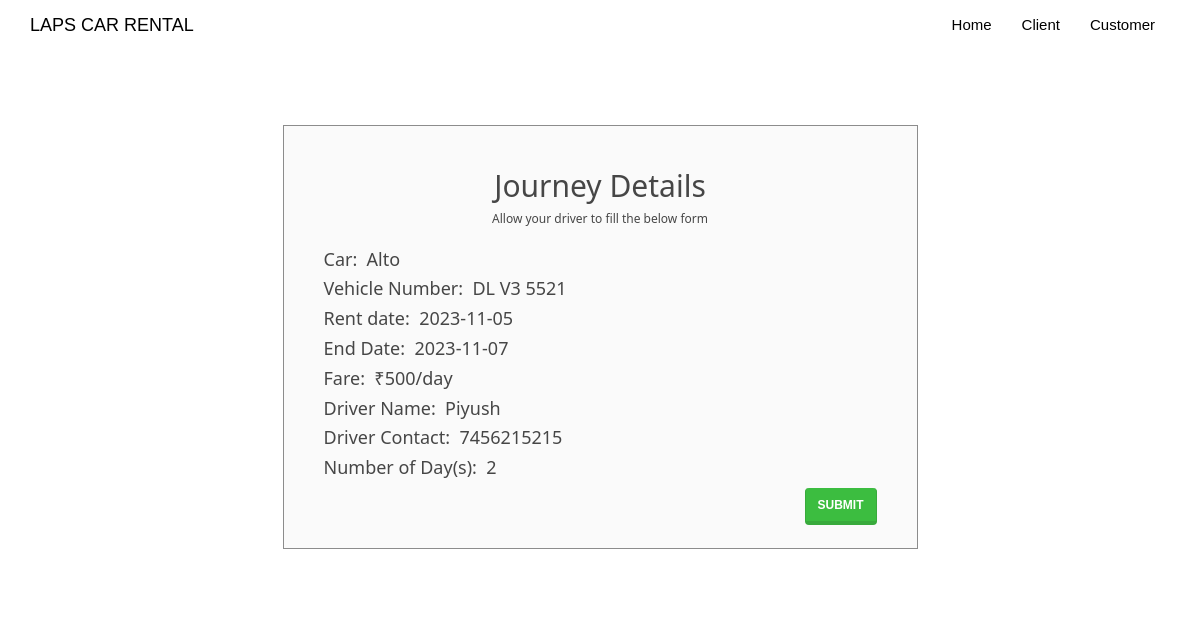
Screenshot of /returncar.php?id=574681282 with the database file from the repository.
### tables this page shows
CREATE TABLE `reservation` (
  `id` int(100) NOT NULL,
  `customer_username` varchar(50) NOT NULL,
  `car_id` int(20) NOT NULL,
  `driver_id` int(20) NOT NULL,
  `rent_start_date` date NOT NULL,
  `rent_end_date` date NOT NULL,
  `car_return_date` date DEFAULT NULL,
  `fare` double NOT NULL,
  `charge_type` varchar(25) NOT NULL DEFAULT 'days',
  `distance` double DEFAULT NULL,
  `no_of_days` int(50) DEFAULT NULL,
  `total_amount` double DEFAULT NULL,
  `return_status` varchar(10) NOT NULL
);

CREATE TABLE `cars` (
  `car_id` int(20) NOT NULL,
  `car_name` varchar(50) NOT NULL,
  `car_nameplate` varchar(50) NOT NULL,
  `car_img` varchar(50) DEFAULT 'NA',
  `price` float NOT NULL,
  `price_per_day` float NOT NULL,
  `car_availability` varchar(10) NOT NULL
);

CREATE TABLE `driver` (
  `driver_id` int(20) NOT NULL,
  `driver_name` varchar(50) NOT NULL,
  `dl_number` varchar(10) NOT NULL,
  `driver_phone` varchar(10) NOT NULL,
  `driver_address` varchar(50) NOT NULL,
  `emp_username` varchar(50) NOT NULL,
  `driver_availability` varchar(10) NOT NULL
);

### returncar.php (the view, shortened to what this page needs)
<!DOCTYPE html>
<html>
<?php
$conn = Connect();
?>
<head>
<link rel="stylesheet" href="assets/bootstrap/css/bootstrap.min.css">
<link rel="stylesheet" href="assets/fonts/font-awesome.min.css">
    <link rel="stylesheet" href="assets/w3css/w3.css">
<link rel="stylesheet" type="text/css" href="assets/css/customerlogin.css">
<link rel="stylesheet" type="text/css" media="screen" href="assets/css/clientpage.css" />
</head>
<body id="page-top" data-spy="scroll" data-target=".navbar-fixed-top">
    <nav class="navbar navbar-custom navbar-fixed-top" role="navigation" style="color: black">
        <div class="container">
            <div class="navbar-header">
                <a class="navbar-brand page-scroll" href="index.php">
                   LAPS CAR RENTAL </a>
            </div>
            <?php
                if(isset($_SESSION['login_client'])){
            ?>
            <div class="collapse navbar-collapse navbar-right navbar-main-collapse">
                <ul class="nav navbar-nav">
                    <li>
                        <a href="index.php">Home</a>
                    </li>
                    <li>
                        <a href="#"><span class="glyphicon glyphicon-user"></span> Welcome <?php echo $_SESSION['login_client']; ?></a>
                    </li>
                    <li>
                    <ul class="nav navbar-nav navbar-right">
            <li><a href="#" class="dropdown-toggle active" data-toggle="dropdown" role="button" aria-haspopup="true" aria-expanded="false"><span class="glyphicon glyphicon-user"></span> Control Panel <span class="caret"></span> </a>
                <ul class="dropdown-menu">
              <li> <a href="entercar.php">Add Car</a></li>
              <li> <a href="empview.php">View</a></li>
            </ul>
            </li>
          </ul>
                    </li>
                    <li>
                        <a href="logout.php"><span class="glyphicon glyphicon-log-out"></span> Logout</a>
                    </li>
                </ul>
            </div>
            <?php
            }
                else {
            ?>
            <div class="collapse navbar-collapse navbar-right navbar-main-collapse">
                <ul class="nav navbar-nav">
                    <li>
                        <a href="index.php">Home</a>
                    </li>
                    <li>
                        <a href="emplogin.php">Client</a>
                    </li>
                    <li>
                        <a href="customerlogin.php">Customer</a>
                    </li>
                </ul>
            </div>
                <?php   }
                ?>
        </div>
    </nav>
<?php
function dateDiff($start, $end) {
    $start_ts = strtotime($start);
    $end_ts = strtotime($end);
    $diff = $end_ts - $start_ts;
    return round($diff / 86400);
}
 $id = $_GET["id"];
 $sql1 = "SELECT c.car_name, c.car_nameplate, rc.rent_start_date, rc.rent_end_date, rc.fare, rc.charge_type, d.driver_name, d.driver_phone
 FROM reservation rc, cars c, driver d
 WHERE id = '$id' AND c.car_id=rc.car_id AND d.driver_id = rc.driver_id";
 $result1 = $conn->query($sql1);
 if (mysqli_num_rows($result1) > 0) {
    while($row = mysqli_fetch_assoc($result1)) {
        $car_name = $row["car_name"];
        $car_nameplate = $row["car_nameplate"];
        $driver_name = $row["driver_name"];
        $driver_phone = $row["driver_phone"];
        $rent_start_date = $row["rent_start_date"];
        $rent_end_date = $row["rent_end_date"];
        $fare = $row["fare"];
        $charge_type = $row["charge_type"];
        $no_of_days = dateDiff("$rent_start_date", "$rent_end_date");
    }
}
?>
    <div class="container" style="margin-top: 65px;" >
    <div class="col-md-7" style="float: none; margin: 0 auto;">
      <div class="form-area">
        <form role="form" action="inputbill.php?id=<?php echo $id ?>" method="POST">
        <br style="clear: both">
          <h3 style="margin-bottom: 5px; text-align: center; font-size: 30px;"> Journey Details </h3>
          <h6 style="margin-bottom: 25px; text-align: center; font-size: 12px;"> Allow your driver to fill the below form </h6>
           <h5> Car:&nbsp;  <?php echo($car_name);?></h5>
           <h5> Vehicle Number:&nbsp;  <?php echo($car_nameplate);?></h5>
           <h5> Rent date:&nbsp;  <?php echo($rent_start_date);?></h5>
           <h5> End Date:&nbsp;  <?php echo($rent_end_date);?></h5>
           <h5> Fare:&nbsp;  ₹<?php
            if($charge_type == "days"){
                    echo ($fare . "/day");
                } else {
                    echo ($fare . "/km");
                }
            ?>
            </h5>
           <h5> Driver Name:&nbsp;  <?php echo($driver_name);?></h5>
           <h5> Driver Contact:&nbsp;  <?php echo($driver_phone);?></h5>
          <?php if($charge_type == "km") { ?>
          <div class="form-group">
            <input type="text" class="form-control" id="distance_or_days" name="distance_or_days" placeholder="Enter the distance travelled (in km)" required="" autofocus>
          </div>
          <?php }  else { ?>
            <h5> Number of Day(s):&nbsp;  <?php echo($no_of_days);?></h5>
          <?php } ?>
           <input type="submit" name="submit" value="submit" class="btn btn-success pull-right">
        </form>
      </div>
    </div>
    </div>
</body>
</html>

### assets/w3css/w3.css (style rules this page uses)
*,*:before,*:after { box-sizing:inherit }
html { -ms-text-size-adjust:100%;-webkit-text-size-adjust:100% }
body { margin:0 }
article,aside,details,figcaption,figure,footer,header,main,menu,nav,section,summary { display:block }
a { background-color:transparent;-webkit-text-decoration-skip:objects }
button,input,select,textarea { font:inherit;margin:0 }
button,input { overflow:visible }
button,html [type=button],[type=reset],[type=submit] { -webkit-appearance:button }
html,body { font-family:Verdana,sans-serif;font-size:15px;line-height:1.5 }
html { overflow-x:hidden }
h3 { font-size:24px }
h5 { font-size:18px }
h6 { font-size:16px }
h1,h2,h3,h4,h5,h6 { font-family:"Segoe UI",Arial,sans-serif;font-weight:400;margin:10px 0 }
a { color:inherit }

### assets/css/customerlogin.css (style rules this page uses)
body, html { height: 100%; }
body { padding-top: 50px; background: url("../../assets/img/forcustomer.png"); background-size: 100%; }

### assets/css/clientpage.css (style rules this page uses)
.form-area { background-color: #FAFAFA; padding: 10px 40px 60px; margin: 10px 0px 60px; border: 1px solid GREY; opacity: 0.9; }

### rows the page displays
reservation: car.car_name "Alto", car.car_nameplate "DL V3 5521", rent_start_date "2023-11-05", rent_end_date "2023-11-07", fare "500", driver.driver_name "Piyush", driver.driver_phone "7456215215", no_of_days "2"
